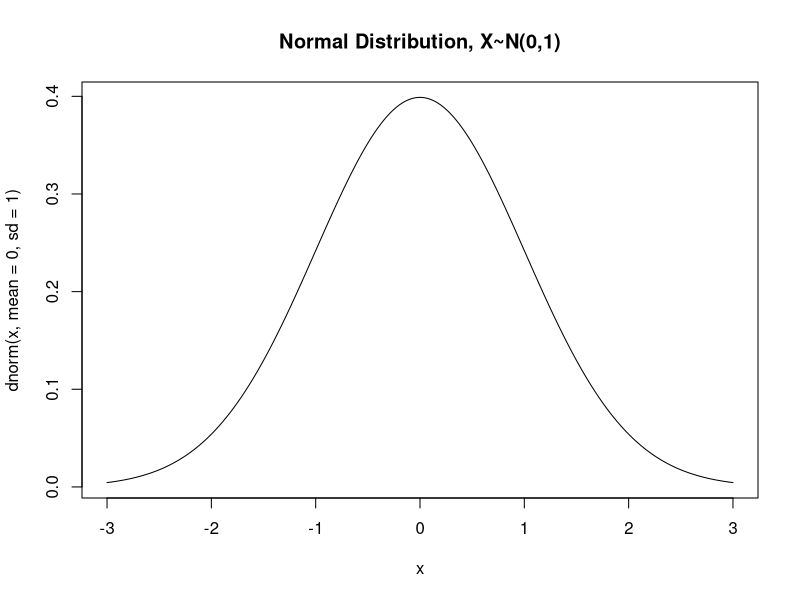
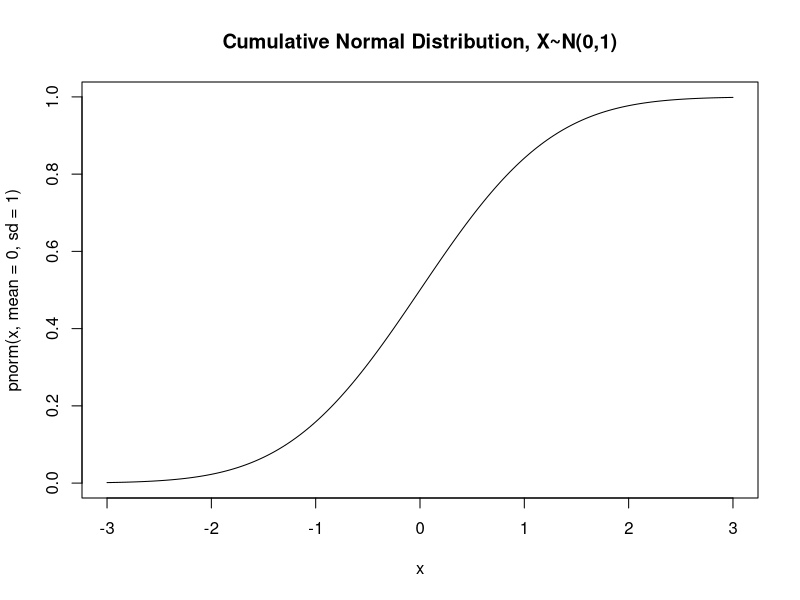
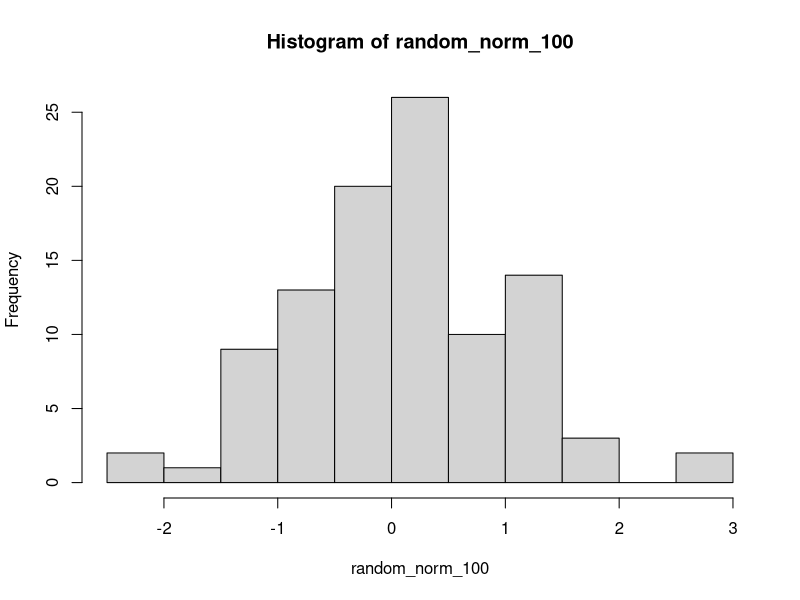
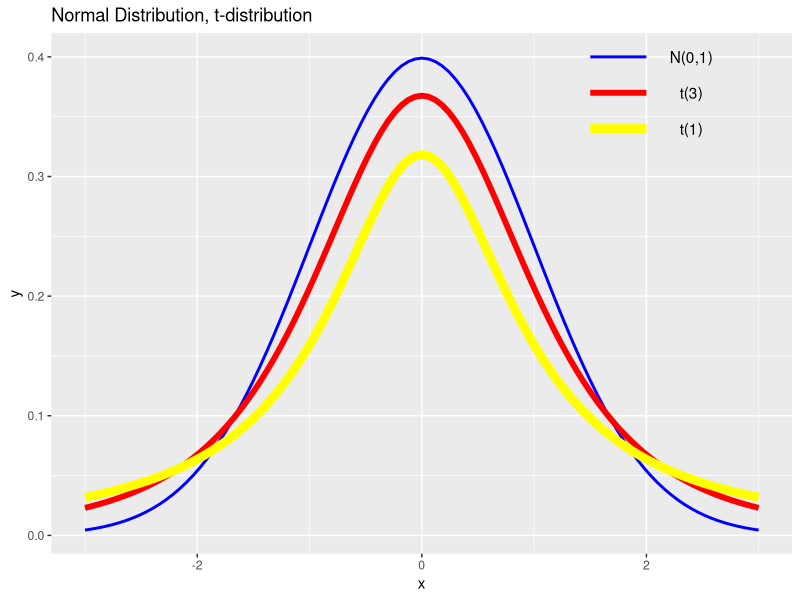
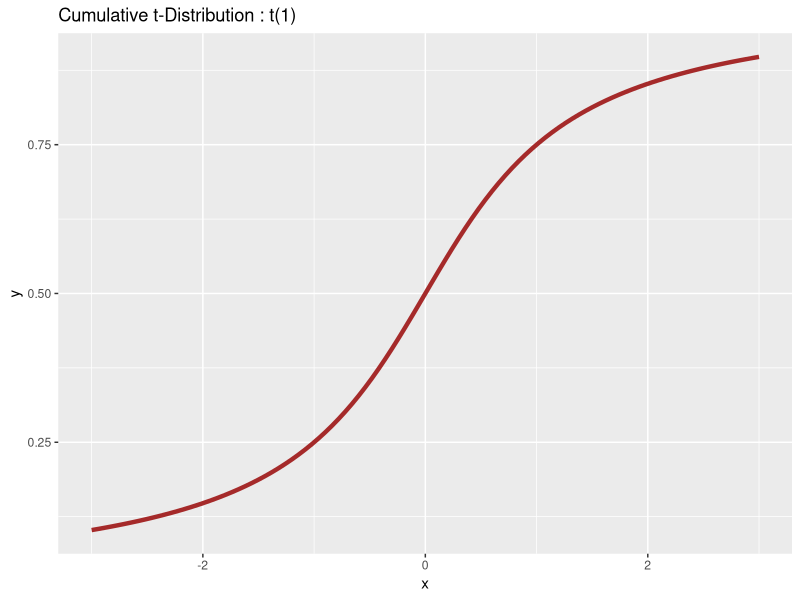
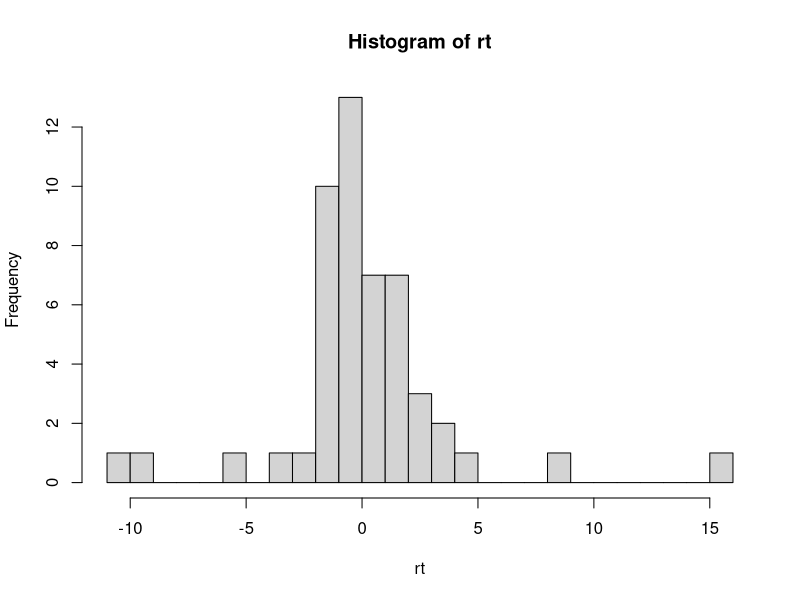
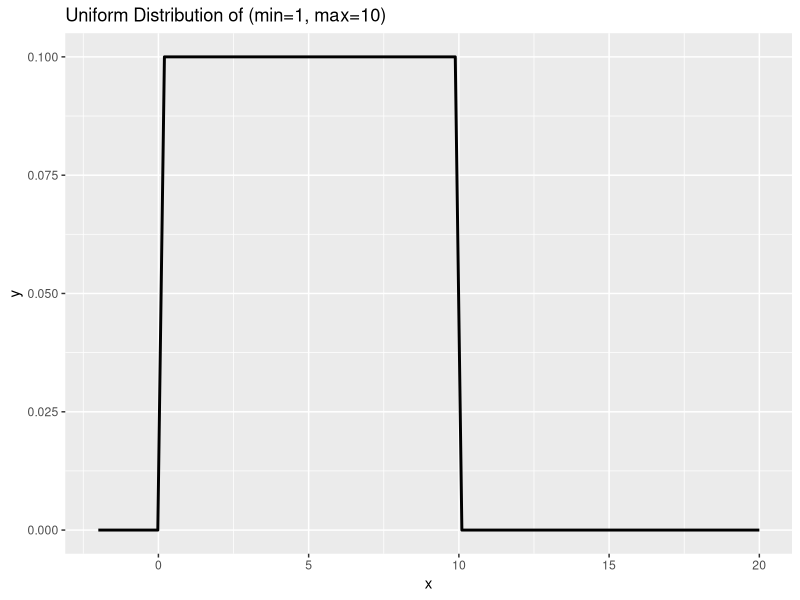
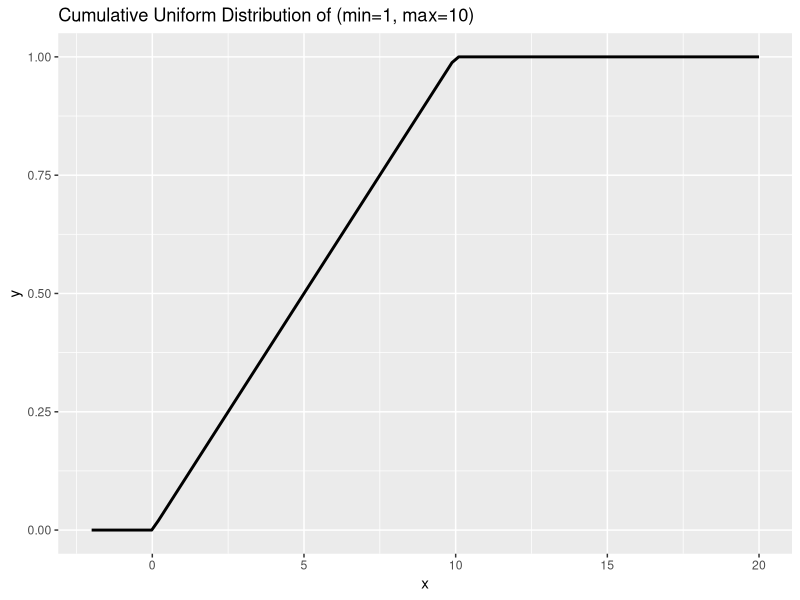

The R source for these figures, in order:
####################################################
# 확률분포 그래프(Probability distribution plots)
#
# 출처: http://rfriend.tistory.com/
#
#      15 / Nov. / 2018
#
#######################
#distribution R name 
#=====================
#Normal        norm 
#Student t     t 
#Uniform       unif 
#Exponential   exp
#Poisson       pois 
#Beta          beta 
#Lognormal     lnorm 
#Binomial      binom 
#Negative Binomial  nbinom 
#Cauchy        cauchy 
#Chisquare     chisq 
#F             f 
#Gamma         gamma 
#Tukey         tukey 
#Geometric     geom 
#Weibull       weib 
#Hypergeometric hyper 
#Wilcoxon      wilcox 
#Logistic      logis     
#######################


library(ggplot2)


#####################################################################################
# (1) 정규분포그래프(Normal Distribution plot)

# 정규분포(normal distribution)는 
# 추정과 검정을 하는 추정통계학, 회귀분석과 같은 모형 적합시 근간이 되는 확률 분포

# 우리의 일상 주변에서 흔히 접할 수 있는 확률분포이며, 
# 중심 극한의 정리(Central Limit Theorem)에 따라 샘플의 갯수 n이 증가하면 
# 이항분포, 초기하분포, 포아송분포 등의 이산형 확률분포와 
# t-분포, F-분포 등의 연속형 확률분포가 정규분포로 근사하게 됨.  

# 정규분포는 통계에 있어서 중요하고 많이 사용되는 확률분포임.
#
# 출처: http://rfriend.tistory.com/102?category=605867 [R, Python 분석과 프로그래밍 (by R Friend)]
#####################################################################################



x<-seq(-3, 3, length=200)
plot(x, dnorm(x, mean =0, sd=1), type ='l', main="Normal Distribution, X~N(0,1)")



# 누적정규분포 그래프(Cumulative Normal Distribution plot), X~N(0,1)

x<-seq(-3, 3, length=200)
plot(x, pnorm(x, mean =0, sd=1), type ='l', main="Cumulative Normal Distribution, X~N(0,1)")


# 100s random sampling from normal distribution X~N(0,1)
random_norm_100 <- rnorm(100, mean=0, sd=1)
random_norm_100


# Histogram of random_norm_100
hist(random_norm_100)




################################################################
# (2) t-분포그래프(t-Distribution plot)
# fun = dt
#

# 정규분포에서는 모분산(σ2)을 알고 있다고 가정하는데, 
# 실전의 현실 세계에서는 모분산(σ2)을 모르는 경우가 대부분이다보니 
# 표본을 추출해서 표본분산(s2)을 계산하여 사용하는 경우가 다반사입니다.
# 
# 이러다 보니 표준정규분포 통계량 Z 값을 사용할 수 없고, 표본 확률분포를 사용해야 하는데 
# 그중의 하나가 T통계량을 사용하는 t-분포임.
#
# 출처: http://rfriend.tistory.com/110 [R, Python 분석과 프로그래밍 (by R Friend)]


###############################################################
ggplot(data.frame(x=c(-3,3)), aes(x=x)) +
  stat_function(fun=dnorm, colour="blue", size=1) +
  stat_function(fun=dt, args=list(df=3), colour="red", size=2) +
  stat_function(fun=dt, args=list(df=1), colour="yellow", size=3) +
  annotate("segment", x=1.5, xend=2, y=0.4, yend=0.4, colour="blue", size=1) +
  annotate("segment", x=1.5, xend=2, y=0.37, yend=0.37, colour="red", size=2) + 
  annotate("segment", x=1.5, xend=2, y=0.34, yend=0.34, colour="yellow", size=3) + 
  annotate("text", x=2.4, y=0.4, label="N(0,1)") +
  annotate("text", x=2.4, y=0.37, label="t(3)") + 
  annotate("text", x=2.4, y=0.34, label="t(1)") + 
  ggtitle("Normal Distribution, t-distribution")



# 누적 t분포 그래프 (Cumulative t-distribution plot) : fun=pt
ggplot(data.frame(x=c(-3,3)), aes(x=x)) +
  stat_function(fun=pt, args=list(df=1), colour="brown", size=1.5) +
  ggtitle("Cumulative t-Distribution : t(1)")


# t분포 난수 발생 : rt(n, df) 
rt <- rt(50, df=1)
rt

# Histogram of hist(rt, breaks=20)
hist(rt, breaks=20)



################################################################
# (3) 균등분포 그래프(Uniform Distribution plot) (min=0, max=10)
# fun = dunif
#
# 균등분포(uniform distribution)은 
# 연속형 확률 분포 중에서 가장 간단한 형태로서, 
# 구간 [mi=a, max=b]에서 값이 균등하게 퍼져 있는 집단, 일어날 확률이 균등한 분포를 말합니다.  
#
# 사례 :
# 김포공항에서 제주도 공항까지 비행기로 이륙에서 착륙까지 걸리는 총 비행시간이 1시간~1시간5분 사이라고 하면, 
# 0시~59분59초까지는 비행기가 도착할 확률이 0, 
# 1시간~1시간5분 사이에 도착할 확률은 1, 
# 1시간 5분 이후는 다시 확률이 0이 되는 균등분포를 따른다고 할 수 있겠습니다.
#
#############################################################################

# 출처: http://rfriend.tistory.com/106 [R, Python 분석과 프로그래밍 (by R Friend)]


ggplot(data.frame(x=c(-2,20)), aes(x=x)) + 
  stat_function(fun=dunif, args=list(min=0, max=10), colour="black", size=1) + 
  ggtitle("Uniform Distribution of (min=1, max=10)")


# 누적 균등분포 그래프(Cumulative Uniform Distribution plot) (min=0, max=10)
# fun = punif

ggplot(data.frame(x=c(-2,20)), aes(x=x)) + 
  stat_function(fun=punif, args=list(min=0, max=10), colour="black", size=1) + 
  ggtitle("Cumulative Uniform Distribution of (min=1, max=10)")


# 100s random sampling from uniform distribution
ru_100 <- runif(n=100, min=0, max=10)
ru_100


# Histogram of hist(ru_100, freq=FALSE, breaks=10, col="yellow")
hist(ru_100, freq=FALSE, breaks=10, col="yellow")

abline(h=0.1, lty=3, lwd=3, col="red")



####################################################################################################
# (4) 지수분포그래프(Exponential Distribution plot)
# fun = dexp
#
#
# 지수분포 (exponential distribution)는 연속형 확률 분포 중 하나로서
#         어떤 특정 사건이 발생하기 전까지 걸리는 시간 (즉, 특정 사건과 사건 사이의 간격)을 
#         나타내기 위해 많이 사용하는 확률분포 입니다.  
#
# 지수분포의 예 : 
# 1. 전자레인지의 수명시간, 
# 2. 콜센터에 전화가 걸려 올 때까지 걸리는 시간, 
# 3. 경부고속도로 안성 나들목에서 다음번 교통사고가 발생할 때까지 걸리는 시간, 
# 4. 은행 지점에 고객이 내방하는데 걸리는 시간 등이 있겠습니다. 
#
# 참고로, 이산형 확률분포 중에서 포아송 분포 (Poisson distribution)는 
#         단위 시간 혹은 단위 공간에서 특정 사건이 발생하는 횟수에 대한 분포를 나타낼 때 주로 사용함. 
#
# 출처: http://rfriend.tistory.com/107 [R, Python 분석과 프로그래밍 (by R Friend)]
#
####################################################################################################

ggplot(data.frame(x=c(0,10)), aes(x=x)) + 
  stat_function(fun=dexp, args=list(rate=1), colour="brown", size=1.5) + 
  ggtitle("Exponential Distribution")

# 누적 지수분포 그래프(Cumulative Exponential Distribution plot)
# fun = pexp

ggplot(data.frame(x=c(0,10)), aes(x=x)) + 
  stat_function(fun=pexp, args=list(rate=1), colour="brown", size=1.5) + 
  ggtitle("Cumulative Exponential Distribution")



# 100s random sampling from exponential distribution
rexp(100, rate=1)



# Histogram of rexp(100, rate=1)
hist(rexp(100, rate=1), breaks=10)


####################################################################################################
# (5) 포아송 분포그래프(Poisson Distribution plot)
# fun = pois
#
# 연속형 확률 분포 중 지수 분포(exponential distribution)는 특정 사건과 사건 사이의 간격에 대한 분포 
####################################################################################################

# 포아송 분포(Poisson distribution)는 
# 일정한 단위 시간, 단위 공간에서 어떤 사건이 랜덤하게 발생하는 경우에 사용할 수 있는 이산형 확률분포 
#
# 포아송 분포에서 모수 λ (lambda 라고 발음함)는 일정한 단위 시간 또는 단위 공간에서 랜덤하게 발생하는 사건의 평균 횟수

# 대표적인 사례:
# +++++++++++++++++++++++++++++++++++++
# 1시간 동안 은행에 방문하는 고객의 수, 
# 1시간 동안 콜센터로 걸려오는 전화의 수, 
# 1달 동안 경부고속도로에서 교통사고가 발생하는 건수, 
# 1년 동안 비행기 사고가 발생하는 건수, 
# 책 1페이지당 오탈자가 발생하는 건수, 
# 반도체 웨이퍼 25장 당 불량 건수 등과 같이 단위 시간 혹은 단위 공간에서의 랜덤한 사건에 대해 사용 
#
####################################################################################################

#λ = 3 인 포아송 분포 그래프 (Poisson distribution plot of lambda = 3)

# (1) 포아송 분포 그래프 (Poisson distribution plot)
plot(dpois(x=c(0, 1, 2, 3, 4, 5, 6, 7, 8, 9, 10), lambda = 3), type='h', main = "Poisson distribution, lambda = 3")


######### ------
# 문제)  어느 은행의 1시간 당 방문 고객 수가 λ = 20 인 포아송 분포를 따른다고 한다.  
# 그럼 1시간 당 방문고객수가 15명일 확률은? 

# (2) P(X = 15) in Poisson distribution with lambda = 20
  
dpois(x=15, lambda = 20)

## result: [1] 0.05164885


#
# 난수 발생 : rpois(n, lambda)

# 문제 ) λ = 20 인 포아송 분포에서 n = 1000 개의 난수를 발생시키고, 도수분포표를 구하고, 도수별 막대그래프를 그려보아라. 

## 난수 10000 개 생성
rpois(n=1000, lambda = 20)

## 도수분포표
table(rpois(n=1000, lambda = 20))

## 결과
# 7  8  9 10 11 12 13 14 15 16 17 18 19 20 21 22 23 24 25 26 27 28 29 30 31 32 33 
# 1  2  3  6 13 17 33 31 45 74 76 77 87 95 86 73 65 59 37 36 28 16 14 12  4  8  2 

## 도수별 막대 그래프
## 결과: 아래의 그래프를 보면 λ = 20 이므로 평균이 20 인 위치에서 가장 높게 모여있고, 
##       오른쪽으로 꼬리가 긴 포아송 분포를 따르고 있음. 

plot(table(rpois(n=1000, lambda = 20)))


## 출처: http://rfriend.tistory.com/101 [R, Python 분석과 프로그래밍 (by R Friend)]


